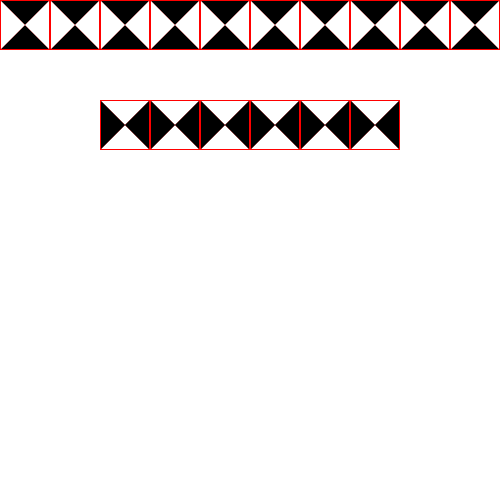
Frame 1 (no input)
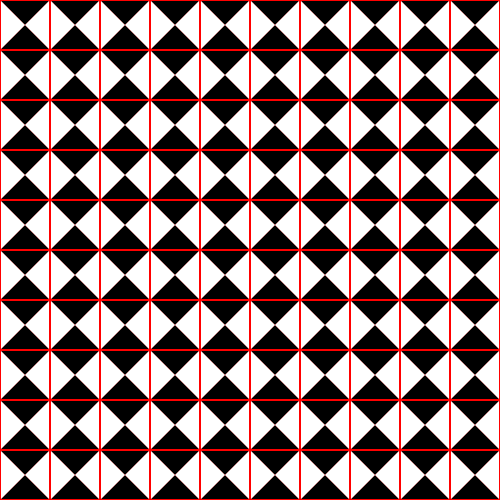
Frame 60 (the mouse pressed at the canvas centre just before this capture)
Frame 120 (the mouse held since frame 60 and released just before this capture): identical to frame 60, image omitted

The Processing sketch that drew these frames (run headless with seeded random() and noise(); from frame 60 on, the mouse is pressed at the canvas centre):

// Processing sketch: Originalprogram4
// ── Originalprogram4.pde
//outer pattern variables
float x=0;
float y=0;

//inner pattern variables
float w=100;
float z=100;

void setup()
{
  size(500, 500);
  background(255);
}

void draw()
{
 
  
  //Draw Outer Pattern
  while(x<500 && y<500)
  {
  noStroke();
  fill(255, 0, 0);
  rect(x,y, 50, 50);
  fill(0);
  triangle(x+1, y+1, x+49, y+1, x+25, y+25);
  triangle(x+1, y+49, x+49, y+49, x+25, y+25);
  fill(255);
  triangle(x+1, y+1, x+1, y+49, x+25, y+25);
  triangle(x+49, y+1, x+49, y+49, x+25, y+25);
  
  x=x+50;
  


  }
 
  
  //Draw inner Pattern
   while(w<400 && z<400 )
  {
    noStroke();
  fill(255, 0, 0);
  rect(w,z, 50, 50);
  fill(255);
  triangle(w+1, z+1, w+49, z+1, w+25, z+25);
  triangle(w+1, z+49, w+49, z+49, w+25, z+25);
  fill(0);
  triangle(w+1, z+1, w+1, z+49, w+25, z+25);
  triangle(w+49, z+1, w+49, z+49, w+25, z+25);
  
  w=w+50;
  
  }
  

x=0;
z=z+50;
w=100;
y=y+50;
  

  


  
}
